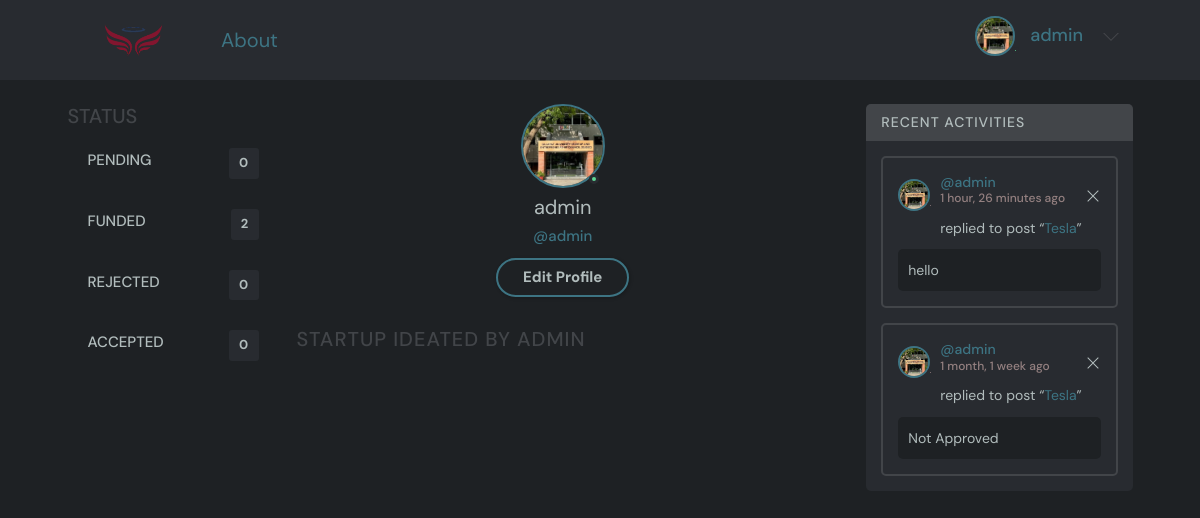
The page /profile/1/ (signed in) on the database its author committed.
### base/models.py (models this page shows, shortened)
class User(AbstractUser):
    name = models.CharField(max_length=200,null=True)
    email = models.EmailField(unique=True,null=True)
    bio = models.TextField(null=True)
    avatar = models.ImageField(null=True,default="avatar.svg")
    USERNAME_FIELD = 'email'
    REQUIRED_FIELDS = []

class Topic(models.Model):
    name = models.TextField(max_length=200)

class Message(models.Model):
    user = models.ForeignKey(User, on_delete=models.CASCADE)
    room = models.ForeignKey(Room, on_delete=models.CASCADE) #IF ROOM deleted all messages deleted
    body=models.TextField()
    updated = models.DateTimeField(auto_now=True) #when saved take timestamp
    created = models.DateTimeField(auto_now_add=True) #takes timestamp when FIRST SAVED
    class Meta:
        ordering = ['-updated','-created']

class Room(models.Model):
    host=models.ForeignKey(User, on_delete=models.SET_NULL,null=True)
    topic=  models.ForeignKey(Topic, on_delete=models.SET_NULL,null=True) #if set null allow it to be null (null=Trues)
    name = models.CharField(max_length=200)
    description = models.TextField(null=True,blank=True) #null=True means can be blank
    participants = models.ManyToManyField(User,related_name='participants',blank=True) #cannot use User as User already taken
    updated = models.DateTimeField(auto_now=True) #when saved take timestamp
    created = models.DateTimeField(auto_now_add=True) #takes timestamp when FIRST SAVED
    status = models.CharField(max_length=70,null=True)
    class Meta:
        ordering = ['-updated','-created'] #value --> ascending order , -value descending order
    def __str__(self):
        return str(self.name)

### base/views.py (the view)
# urls.py: path('profile/<str:pk>/',views.userProfile,name="user-profile"),
def userProfile(request,pk):
    user = User.objects.get(id=pk)
    rooms = user.room_set.all()
    room_messages = user.message_set.all()
    topics = Topic.objects.all()
    context = {'user':user , 'rooms':rooms, 'room_messages':room_messages,'topics':topics}
    return render(request,'base/profile.html',context)

### base/templates/base/profile.html (shortened to what this page needs)
{% extends 'main.html' %}
{% block content %}
  <main class="profile-page layout layout--3">
    <div class="container">
     {% include 'base/topics_component.html' %}
      <div class="roomList">
        <div class="profile">
          <div class="profile__avatar">
            <div class="avatar avatar--large active">
              <img src="{{user.avatar.url}}" />
            </div>
          </div>
          <div class="profile__info">
            <h3>{{user.username}}</h3>
            <p>@{{user.username}}</p>
            {% if request.user == user %}
            <a href="{% url 'update-user' %}" class="btn btn--main btn--pill">Edit Profile</a>
            {% endif %}
          </div>
        </div>
        <div class="roomList__header">
          <div>
            <h2>Startup Ideated by {{user.username}}</a>
            </h2>
          </div>
        </div>
      </div>
        {% include 'base/activity_component.html' %}
    </div>
  </main>
{% endblock content %}

### templates/main.html (shortened to what this page needs)
<!DOCTYPE html>
{% load static %}
<html lang="en">
  <head>
    <link rel="stylesheet" href={% static 'styles/style.css' %} />
  </head>
  <body>
      {% include 'navbar.html' %}
          {% block content %}
           {% endblock %}
  </body>
</html>

### templates/navbar.html (shortened to what this page needs)
    {% load static %}
    <header class="header header--loggedIn">
      <div  class="container">
        <a href="{% url 'home' %}" class="header__logo">
          <img style="width: 105px; height: 50px; opacity: 0.5; " src={% static 'images/gusec.png' %} />
        </a>
        <a href="{% url 'about' %}" style="margin-top: 9px; margin-left: -60px ; font-size: 20px;" > About </a>
        <nav class="header__menu">
          {%if request.user.is_authenticated%}
          <div  class="header__user">
            <a href="{% url 'user-profile' request.user.id %}">
              <div class="avatar avatar--medium active">
                <img src="{{user.avatar.url}}" />
              </div>
              <p><span style = "font-size: 18px;margin-top: 10px;" >{{request.user.name}}</span></p>
            </a>
            <button class="dropdown-button">
              <svg version="1.1" xmlns="http://www.w3.org/2000/svg" width="32" height="32" viewBox="0 0 32 32">
                <title>chevron-down</title>
                <path d="M16 21l-13-13h-3l16 16 16-16h-3l-13 13z"></path>
              </svg>
            </button>
          </div>
          {% else %}
          <a style="color: #71c6dd;" href="{% url 'login' %}">
            <img src={% static 'images/avatar.svg' %} />
            <p style="margin-top: 10px;">Login</p>
          </a>
          {% endif %}
        </nav>
      </div>
    </header>

### base/templates/base/topics_component.html
        <div class="topics">
          {% if request.user.is_superuser %}
          <div class="topics__header">
            <h2>Status</h2>
          </div>
          <ul class="topics__list">
            {%for topic in topics %}
            <li>
              <a href="{% url 'home' %}?q={{topic.name | urlencode }}">{{topic.name}} <span>{{topic.room_set.all.count}}</span></a>
            </li>
            {% endfor %}
          </ul>
          {% endif %}
        </div>

### base/templates/base/activity_component.html
        <div class="activities">
          <div class="activities__header">
            <h2>Recent Activities</h2>
          </div>
          {% for message in room_messages %}
          <div class="activities__box">
            <div class="activities__boxHeader roomListRoom__header">
              <a href="{% url 'user-profile' message.user.id %}" class="roomListRoom__author">
                <div class="avatar avatar--small">
                  <img src="{{message.user.avatar.url}}" />
                </div>
                <p>
                  @{{message.user.username}}
                  <span>{{message.created|timesince}} ago</span>
                </p>
              </a>
          {% if request.user == message.user %}
              <div class="roomListRoom__actions">
                <a href="{% url 'delete-message' message.id %}">
                  <svg version="1.1" xmlns="http://www.w3.org/2000/svg" width="32" height="32" viewBox="0 0 32 32">
                    <title>remove</title>
                    <path
                      d="M27.314 6.019l-1.333-1.333-9.98 9.981-9.981-9.981-1.333 1.333 9.981 9.981-9.981 9.98 1.333 1.333 9.981-9.98 9.98 9.98 1.333-1.333-9.98-9.98 9.98-9.981z"
                    ></path>
                  </svg>
                </a>
              </div>
              {% endif %}
            </div>
            <div class="activities__boxContent">
              <p>replied to post “<a href="{% url 'room' message.room.id %}">{{message.room}}</a>”</p>
              <div class="activities__boxRoomContent">
               {{message.body}}
              </div>
            </div>
          </div>
          {% endfor %}
        </div>

### rows shown on the page
User: avatar (picture), user.name "admin", username "admin", username "ADMIN"
Topic: name "PENDING", room_set.all.count "0"
Topic: name "FUNDED", room_set.all.count "2"
Topic: name "REJECTED", room_set.all.count "0"
Topic: name "ACCEPTED", room_set.all.count "0"
Message: user.avatar (picture), user.username "admin", created "1 hour, 26 minutes", room "Tesla", body "hello"
Message: user.avatar (picture), user.username "admin", created "1 month, 1 week", room "Tesla", body "Not Approved"
